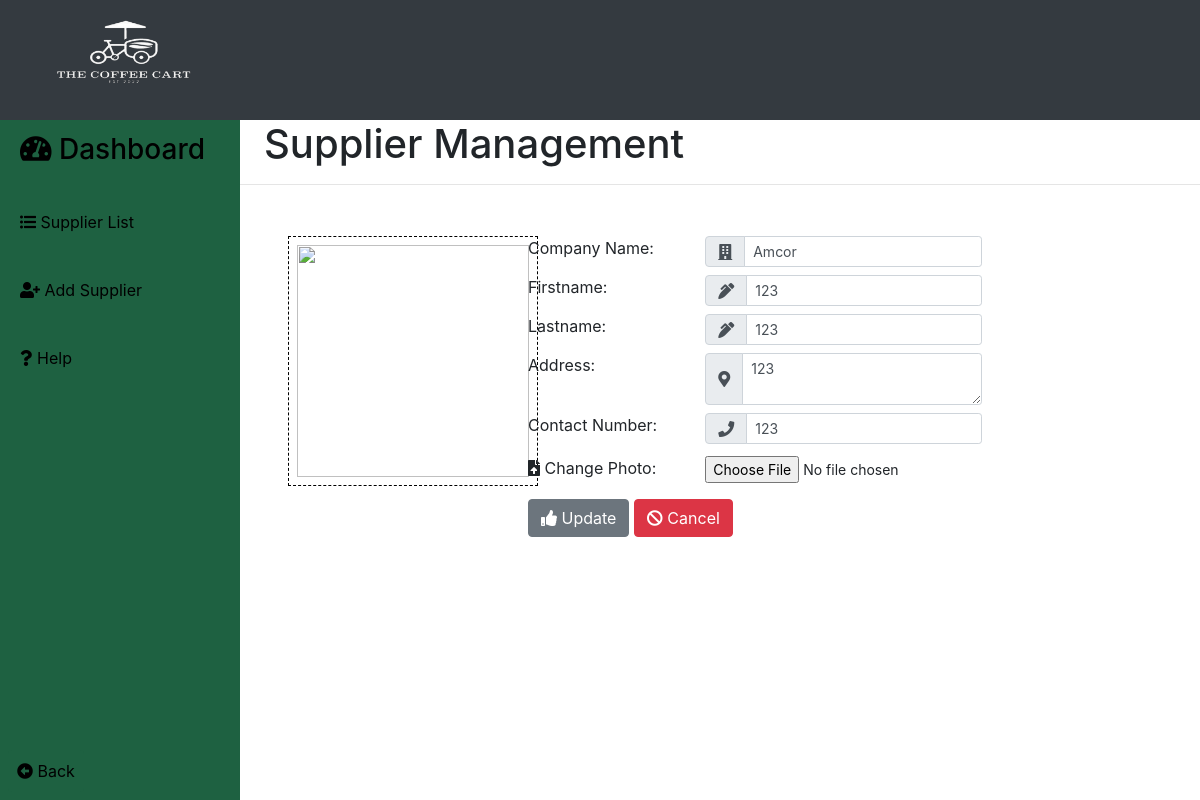
The page /supplier/update_supplier.php?id=123 (signed in) on the database its author committed.
### tables this page shows
CREATE TABLE `supplier` (
  `supplier_id` int(11) NOT NULL AUTO_INCREMENT,
  `company_name` varchar(30) DEFAULT NULL,
  `firstname` varchar(30) DEFAULT NULL,
  `lastname` varchar(30) DEFAULT NULL,
  `address` text DEFAULT NULL,
  `contact_number` varchar(30) DEFAULT NULL,
  `image` varchar(60) NOT NULL,
  PRIMARY KEY (`supplier_id`)
);

### supplier/update_supplier.php (the view, shortened to what this page needs)
<?php
	include('../supplier/update.php');
  	if (isset($_GET['id'])){
		$id   =   $_GET['id'];
		$sql  =   "SELECT * FROM supplier WHERE supplier_id = '$id'";
		$result   = mysqli_query($db, $sql);
		$row  =   mysqli_fetch_array($result);
?>
<!DOCTYPE html>
<html>
<head>
	<?php include('../templates/head1.php');?>
</head>
<body>
	<div class="contain h-100">
		<div class="header bg-dark">
			<img class="img-fluid w-100 mt-2 ml-1" src="../images/03.png" >
		</div>
<div class="sidebar">
	<button><h3><i class="fas fa-tachometer-alt"></i> Dashboard</h3></button>
	<button id="sidebar_button" onclick="window.location.href='../supplier/supplier.php'"><i class="fas fa-list-ul"></i> Supplier List</button>
	<button id="sidebar_button" onclick="window.location.href='../supplier/supplier.php'"><i class="fas fa-user-plus"></i> Add Supplier</button>
	<button id="sidebar_button" type="button" data-toggle="popover" title="Supplier Management" data-content="Here you will create, update, delete and view supplier profiles." data-placement="bottom"><i class="fas fa-question"></i>  Help</button>
	<div class="fixed-bottom">
		<button class="btn m-2 p-2" id="sidebar_button" onclick="window.location.href='../main.php'"><i class="fas fa-arrow-alt-circle-left"></i> Back</button>
	</div>
</div>
		<div class="main">
			<div class="side">
				<h1 class="ml-4">Supplier Management</h1>
				<hr>
			</div>
			<div class="first_side ml-5 mt-5 mr-3">
				<div style="border:1px dashed black; width: 250px;height: 250px;">
					<?php echo "<img class='img-fluid p-2 h-100 w-100' src='../images/".$row['image']."'>";?>
				</div>
			</div>
			<div class="second_side table-responsive">
					<table class="mt-5">
						<tbody>
							<tr>
								<td  valign="baseline">Company Name:</td>
								<td class="pl-5 pb-2"><div class="input-group"><div class="input-group-prepend"><span class="input-group-text" id="basic-addon1"><i class="fas fa-building"></i></span></div><input type="text" name="com_name"  class="form-control-sm form-control" value="<?php echo $row['company_name'];?>" required></div></td>
							</tr>
							<tr>
								<td  valign="baseline">Firstname:</td>
								<td class="pl-5 pb-2"><div class="input-group"><div class="input-group-prepend"><span class="input-group-text" id="basic-addon1"><i class="fas fa-pen-alt"></i></span></div><input type="text" name="firstname"  class="form-control-sm form-control" value="<?php echo $row['firstname'];?>" required></div></td>
							</tr>
							<tr>
								<td  valign="baseline">Lastname:</td>
								<td class="pl-5 pb-2"><div class="input-group"><div class="input-group-prepend"><span class="input-group-text" id="basic-addon1"><i class="fas fa-pen-alt"></i></span></div><input type="text" name="lastname"  class="form-control-sm form-control" value="<?php echo $row['lastname'];?>" required></div></td>
							</tr>
							<tr>
								<td  valign="baseline">Address:</td>
								<td class="pl-5 pb-2"><div class="input-group"><div class="input-group-prepend"><span class="input-group-text" id="basic-addon1"><i class="fas fa-map-marker-alt"></i></span></div><textarea name="address"  class="form-control-sm form-control" required cols="23"><?php echo $row['address'];?></textarea></div></td>
							</tr>
							<tr>
								<td  valign="baseline">Contact Number:</td>
								<td class="pl-5 pb-2"><div class="input-group"><div class="input-group-prepend"><span class="input-group-text" id="basic-addon1"><i class="fas fa-phone"></i></span></div><input class="form-control-sm form-control"  title='Phone Number (Format: +99(99)9999-9999)' type="text" name="number" value="<?php echo $row['contact_number'];?>" required></div></td>
							</tr>
								<td><i class="fas fa-file-upload"></i> Change Photo:</td>
								<td><input class="form-control-sm pl-5" type="file" name="image"></td>
						</tbody>
					</table>
					<div class="text-left mt-3">
						<button type="submit" name="update" class="btn btn-secondary"><i class="fas fa-thumbs-up"></i> Update</button>
						<button type="button" class="btn btn-danger" onclick="window.location.href='../supplier/supplier.php'" ><i class="fas fa-ban"></i> Cancel</button>
					<?php } ?>
					</div>
			</div>
		</div>
	</div>
</body>
</html>

### templates/head1.php (style rules this page uses)
input[name="image"] { width: 250px; }

### rows shown on the page
supplier: com_name "Amcor", firstname "123", lastname "123", address "123", number "123"
